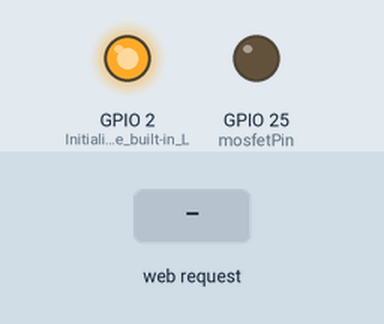
Simulated run of this program. Board: ESP32. On the bench: output pins drawn as LEDs (lit = HIGH). The inputs (shaded band) are chosen by the test bench. WiFi joins after 1.5 s; servers stay silent unless stated; what the program prints to the serial monitor is not drawn.

Above: at 2.7 s.
2.8 s: HTTP request GET /heatpad/on received
At 3.5 s:
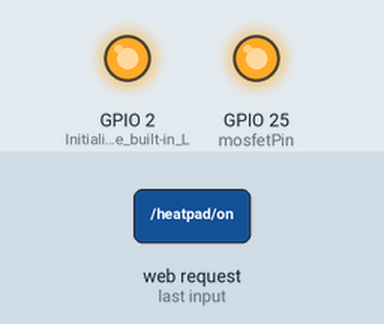
4.3 s: HTTP request GET /heatpad/off received
At 4.7 s:
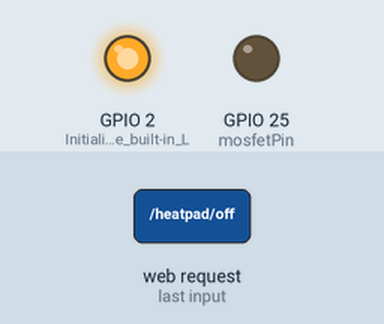
Timing chart, 0 to 7.3 s (numbered marks = the images above; inputs shaded):
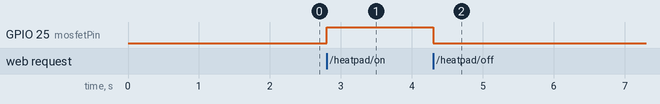

The program:

main.cpp
```cpp
#include <WiFi.h>
#include <WiFiClient.h>
#include <WebServer.h>
#include <ESPmDNS.h>

#include <Arduino.h>
#include <DHT.h>
#include <Adafruit_Sensor.h>

const char* ssid = "milab_idc";
const char* password = "milabspirit";

WebServer server(80);
DHT dht(26, DHT22);

const int mosfetPin = 25; // GPIO connected to the SIG pin of the MOS module

float readDHTTemperature();
float readDHTHumidity();

void handleRoot() {
  char msg[1500];
  snprintf(msg, 1500,
           "<html>\
<head>\
  <meta http-equiv='refresh' content='4'/>\
  <meta name='viewport' content='width=device-width, initial-scale=1'>\
  <link rel='stylesheet' href='https://use.fontawesome.com/releases/v5.7.2/css/all.css' integrity='sha384-fnmOCqbTlWIlj8LyTjo7mOUStjsKC4pOpQbqyi7RrhN7udi9RwhKkMHpvLbHG9Sr' crossorigin='anonymous'>\
  <title>ESP32 DHT Server</title>\
  <style>\
  html { font-family: Arial; display: inline-block; margin: 0px auto; text-align: center;}\
  h2 { font-size: 3.0rem; }\
  p { font-size: 3.0rem; }\
  .units { font-size: 1.2rem; }\
  .dht-labels{ font-size: 1.5rem; vertical-align:middle; padding-bottom: 15px;}\
  </style>\
</head>\
<body>\
  <h2>ESP32 DHT Server!</h2>\
  <p>\
    <i class='fas fa-thermometer-half' style='color:#ca3517;'></i>\
    <span class='dht-labels'>Temperature</span>\
    <span>%.2f</span>\
    <sup class='units'>&deg;C</sup>\
  </p>\
  <p>\
    <i class='fas fa-tint' style='color:#00add6;'></i>\
    <span class='dht-labels'>Humidity</span>\
    <span>%.2f</span>\
    <sup class='units'>&percnt;</sup>\
  </p>\
  <p>\
    <a href=\"/heatpad/on\">Turn Heat Pad On</a>\
  </p>\
  <p>\
    <a href=\"/heatpad/off\">Turn Heat Pad Off</a>\
  </p>\
</body>\
</html>",
           readDHTTemperature(), readDHTHumidity()
          );
  server.send(200, "text/html", msg);
}

void handleHeatPadOn() {
  digitalWrite(mosfetPin, HIGH); // Turn on the heat pad
  server.send(200, "text/plain", "Heat pad turned on");
}

void handleHeatPadOff() {
  digitalWrite(mosfetPin, LOW); // Turn off the heat pad
  server.send(200, "text/plain", "Heat pad turned off");
}

void setup(void) {
  Serial.begin(115200);
  pinMode(2, OUTPUT); // Initialize the built-in LED pin as an output
  digitalWrite(2, HIGH); // Turn on the built-in LED

  pinMode(mosfetPin, OUTPUT); // Initialize the MOSFET control pin as an output
  digitalWrite(mosfetPin, LOW); // Ensure the heat pad is off initially

  dht.begin();

  WiFi.mode(WIFI_STA);
  WiFi.begin(ssid, password);
  Serial.println("");

  while (WiFi.status() != WL_CONNECTED) {
    delay(500);
    Serial.print(".");
  }

  Serial.println("");
  Serial.print("Connected to ");
  Serial.println(ssid);
  Serial.print("IP address: ");
  Serial.println(WiFi.localIP());

  if (MDNS.begin("esp32")) {
    Serial.println("MDNS responder started");
  }

  server.on("/", handleRoot);
  server.on("/heatpad/on", handleHeatPadOn);
  server.on("/heatpad/off", handleHeatPadOff);

  server.begin();
  Serial.println("HTTP server started");
}

void loop(void) {
  server.handleClient();
  delay(2); //allow the cpu to switch to other tasks
}

float readDHTTemperature() {
  float t = dht.readTemperature();
  if (isnan(t)) {
    Serial.println("Failed to read from DHT sensor!");
    return -1;
  } else {
    return t;
  }
}

float readDHTHumidity() {
  float h = dht.readHumidity();
  if (isnan(h)) {
    Serial.println("Failed to read from DHT sensor!");
    return -1;
  } else {
    return h;
  }
}
```

Measured:
- after the input at 2.8 s, GPIO 25 (mosfetPin): LOW → HIGH at once
- after the input at 4.3 s, GPIO 25 (mosfetPin): HIGH → LOW at once
